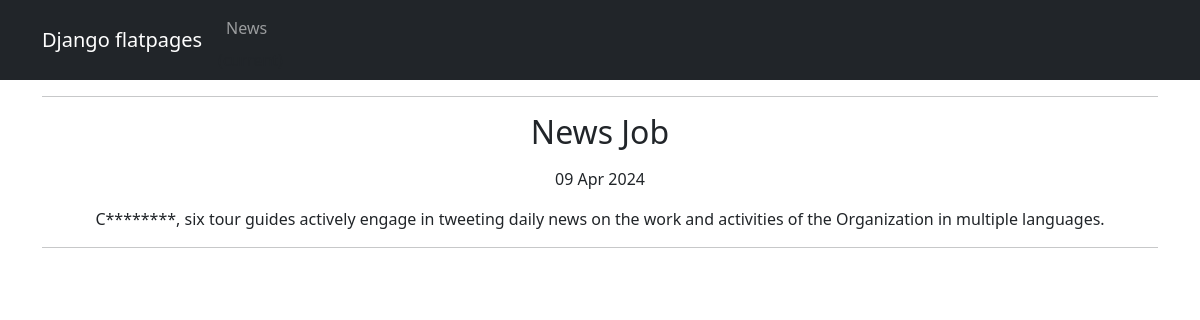
The page /news/2 on the database its author committed.
### news/models.py (models this page shows, shortened)
class Post(models.Model):
    author = models.ForeignKey(Author, on_delete=models.CASCADE)
    NEWS = 'NW'
    ARTICLE = 'AR'
    CATEGORY_CHOICES = (
        (NEWS, 'Новость'),
        (ARTICLE, 'Статья'),
    )
    categoryType = models.CharField(max_length=2, choices=CATEGORY_CHOICES, default=ARTICLE)
    dateCreation = models.DateTimeField(auto_now_add=True)
    postCategory = models.ManyToManyField(Category, through='PostCategory')
    title = models.CharField(max_length=128)
    text = models.TextField()
    rating = models.SmallIntegerField(default=0)

### news/views.py (the view)
# urls.py: path('<int:pk>', PostDetailView.as_view()),
class PostDetailView(DetailView):
    model = Post
    template_name = 'news/details.html'
    context_object_name = 'new'

### news/templatetags/custom_filters.py (called while the page is built)
@register.filter()
def censor(value):
    for word in censor_list:
        value = value.replace(word[1:], '*' * len(word[1:]))
    return value

### news/templates/news/details.html (shortened to what this page needs)
{% extends 'news/default.html' %}
{% load custom_filters %}
{% block content %}
<hr>
<p><h2>{{ new.title|censor }}</h2><p>
<p> {{ new.dateCreation|date:'d M Y' }}<p>
<p>{{ new.text|censor }}<p>
<hr>
{% endblock content %}

### rows shown on the page
Post: title|censor "News Job", dateCreation "09 Apr 2024", text|censor "C********, six tour guides actively engage in tweeting daily news on the work and activities of the Organization in multiple languages."
